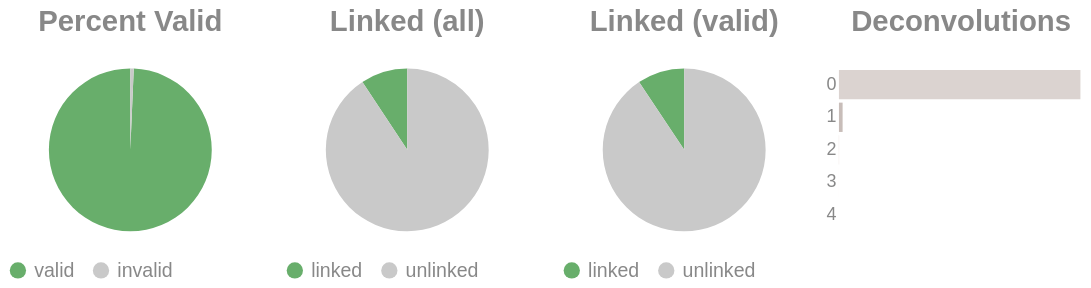

Notebook source saved alongside this figure:
### Code cell
if SKIPLR:
    pass
else:
    clash = Counter()
    for i in valids['molecule'].to_list():
        _mol = i.split("-")
        if len(_mol) == 1:
            clash.update('0')
        else:
            clash.update(_mol[-1])

    _d = {"deconvolutions": [], 'count': []}
    for k,v in clash.items():
        _d['deconvolutions'].append(k)
        _d['count'].append(v)

    tot_valid = valids['reads'].sum()
    mask = valids['reads'] >= 2
    n_linked_reads = valids.filter(mask)['reads'].sum()
    if n_linked_reads == 0:
        print_html("No linked molecules (>=2 reads) were detected; skipping linked-only distributions.")
        SKIPLR = True
    else:
        perc_valid = round(tot_valid / n_reads, 4)
        linked_perc_abs = round(n_linked_reads / n_reads, 4)
        linked_perc = round(n_linked_reads / tot_valid, 4)

    _valid = pl.DataFrame({"valids": ['valid', 'invalid'], "count": [tot_valid, n_reads - tot_valid]})
    _linked_abs = pl.DataFrame({"linked (absolute)": ['linked', 'unlinked'], "count": [n_linked_reads, n_reads - n_linked_reads]})
    _linked_rel = pl.DataFrame({"linked (valids)": ['linked', 'unlinked'], "count": [n_linked_reads, tot_valid - n_linked_reads]})

    (
        alt.hconcat(
            piechart(_valid, goodval = 'valid', title = "Percent Valid"),
            piechart(_linked_abs, goodval = "linked", title =  "Linked (all)"),
            piechart(_linked_rel, goodval = "linked", title =  "Linked (valid)"),
            convolutionbar(pl.DataFrame(_d), title = "Deconvolutions"),
            center = True,
            bounds = 'flush'
        )
        .resolve_scale(color='independent')
        .resolve_legend('independent')
        .properties(usermeta={'embedOptions': {"actions": False}})
    ).display()

### Figure 1 — Vega-Lite specification as saved in the notebook (floating-point values rounded to 4 significant figures)
{"width": "container", "height": 400, "config": {"title": {"anchor": "start", "dy": -15, "fontSize": 18, "color": "#888888", "subtitleColor": "#888888", "subtitleFontSize": 14}, "arc": {"fill": "#0072B2"}, "axis": {"domainColor": "#888888", "domainWidth": 0.5, "gridWidth": 0.2, "grid": false, "titleFontWeight": 400, "titleFontSize": 15, "labelFontSize": 11, "labelColor": "#888888", "tickColor": "#888888", "tickWidth": 0.2, "titleColor": "#888888"}, "axisBand": {"grid": false}, "axisX": {"grid": true, "tickSize": 10, "domainCap": "round"}, "axisY": {"domain": false, "grid": true, "tickSize": 0, "domainCap": "round"}, "background": "transparent", "header": {"labelFontSize": 15, "labelColor": "#888888", "titleFontSize": 15, "titleFontWeight": 600, "titleColor": "#888888"}, "legend": {"labelFont": "sans-serif", "labelFontSize": 12, "labelColor": "#888888", "symbolSize": 100, "symbolType": "circle", "titleFontSize": 12, "titlePadding": 10, "titleColor": "#888888", "title": null}, "range": {"category": ["#E69F00", "#56B4E9", "#009E73", "#F0E442", "#0072B2", "#D55E00", "#CC79A7", "#000000"], "diverging": ["#cfe8f3", "#a2d4ec", "#73bfe2", "#46abdb", "#1696d2", "#12719e"]}, "area": {"fill": "#0072B2", "fillOpacity": 0.7, "line": true, "strokeOpacity": 0.7}, "line": {"color": "#0072B2", "stroke": "#0072B2", "strokeWidth": 2}, "trail": {"color": "#0072B2", "stroke": "#0072B2", "strokeWidth": 0, "size": 1}, "point": {"filled": true, "fillOpacity": 1.0, "size": 95}, "text": {"color": "#888888", "fontSize": 11, "align": "right", "fontWeight": 400, "size": 11}, "bar": {"fill": "#0072B2", "stroke": null}, "view": {"stroke": null, "continuousWidth": 660, "continuousHeight": 400}}, "hconcat": [{"data": {"name": "data-ac64e7631e25818216f2acb329345017"}, "mark": {"type": "arc"}, "encoding": {"color": {"field": "valids", "legend": {"orient": "bottom", "title": null}, "scale": {"domain": ["valid", "invalid"], "range": ["#68ae6b", "#C9C9C9"]}, "title": "Valids", "type": "nominal"}, "theta": {"field": "count", "type": "quantitative"}, "tooltip": [{"field": "valids", "title": "Valids", "type": "ordinal"}, {"field": "percent", "format": ".2%", "title": "Percent", "type": "quantitative"}, {"field": "count", "title": "Count", "type": "quantitative"}]}, "height": 100, "title": {"text": "Percent Valid", "align": "center", "anchor": "middle"}, "transform": [{"calculate": "datum.count / 1700973", "as": "percent"}], "width": 150}, {"data": {"name": "data-3af6e50f1fffed8d4ba77db62d90d606"}, "mark": {"type": "arc"}, "encoding": {"color": {"field": "linked (absolute)", "legend": {"orient": "bottom", "title": null}, "scale": {"domain": ["linked", "unlinked"], "range": ["#68ae6b", "#C9C9C9"]}, "title": "Linked (Absolute)", "type": "nominal"}, "theta": {"field": "count", "type": "quantitative"}, "tooltip": [{"field": "linked (absolute)", "title": "Linked (Absolute)", "type": "ordinal"}, {"field": "percent", "format": ".2%", "title": "Percent", "type": "quantitative"}, {"field": "count", "title": "Count", "type": "quantitative"}]}, "height": 100, "title": {"text": "Linked (all)", "align": "center", "anchor": "middle"}, "transform": [{"calculate": "datum.count / 1700973", "as": "percent"}], "width": 150}, {"data": {"name": "data-8264b3baab85fd7fbfa16fa5fdd0c7f0"}, "mark": {"type": "arc"}, "encoding": {"color": {"field": "linked (valids)", "legend": {"orient": "bottom", "title": null}, "scale": {"domain": ["linked", "unlinked"], "range": ["#68ae6b", "#C9C9C9"]}, "title": "Linked (Valids)", "type": "nominal"}, "theta": {"field": "count", "type": "quantitative"}, "tooltip": [{"field": "linked (valids)", "title": "Linked (Valids)", "type": "ordinal"}, {"field": "percent", "format": ".2%", "title": "Percent", "type": "quantitative"}, {"field": "count", "title": "Count", "type": "quantitative"}]}, "height": 100, "title": {"text": "Linked (valid)", "align": "center", "anchor": "middle"}, "transform": [{"calculate": "datum.count / 1689542", "as": "percent"}], "width": 150}, {"data": {"name": "data-34129ab178f9ac57a4873790722b26dd"}, "mark": {"type": "bar"}, "encoding": {"color": {"field": "deconvolutions", "legend": null, "scale": {"scheme": "lightgreyred"}, "type": "nominal"}, "tooltip": [{"field": "deconvolutions", "title": "Deconvolutions", "type": "ordinal"}, {"field": "percent", "format": ".2%", "title": "Percent", "type": "quantitative"}, {"field": "count", "title": "Count", "type": "quantitative"}], "x": {"axis": null, "field": "count", "type": "quantitative"}, "y": {"field": "deconvolutions", "sort": "ascending", "title": null, "type": "nominal"}}, "height": 100, "title": {"text": "Deconvolutions", "align": "center", "anchor": "middle"}, "transform": [{"calculate": "datum.count / 1606001", "as": "percent"}], "width": 150}], "bounds": "flush", "center": true, "resolve": {"legend": {"angle": "independent"}, "scale": {"color": "independent"}}, "usermeta": {"embedOptions": {"actions": false}}, "$schema": "https://vega.github.io/schema/vega-lite/v6.1.0.json", "datasets": {"data-ac64e7631e25818216f2acb329345017": [{"valids": "valid", "count": 1689542}, {"valids": "invalid", "count": 11431}], "data-3af6e50f1fffed8d4ba77db62d90d606": [{"linked (absolute)": "linked", "count": 157895}, {"linked (absolute)": "unlinked", "count": 1543078}], "data-8264b3baab85fd7fbfa16fa5fdd0c7f0": [{"linked (valids)": "linked", "count": 157895}, {"linked (valids)": "unlinked", "count": 1531647}], "data-34129ab178f9ac57a4873790722b26dd": [{"deconvolutions": "0", "count": 1581216}, {"deconvolutions": "1", "count": 24067}, {"deconvolutions": "2", "count": 690}, {"deconvolutions": "3", "count": 26}, {"deconvolutions": "4", "count": 2}]}}
